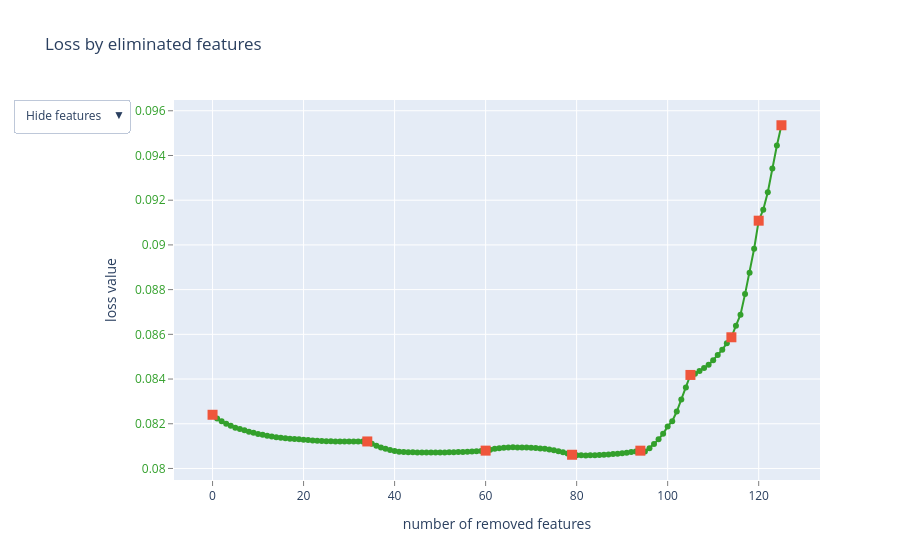

Notebook code for this chart:
### Markdown cell above
## 3. SHAP-based feature selection

CatBoost recursively removes weak features using SHAP values and keeps the selected feature names in `selected_features`. The next cell uses this list for tuning and final training.

### Code cell
# CatBoost SHAP-based recursive feature selection.
# The final selected feature list is reused in the tuning cell below.
selector_model = CatBoostClassifier(
    iterations=4000,
    learning_rate=0.03,
    depth=5,
    l2_leaf_reg=5,
    loss_function="Logloss",
    eval_metric="Logloss",
    auto_class_weights="Balanced",
    random_seed=RANDOM_STATE,
    od_type="Iter",
    od_wait=150,
    verbose=200,
)

summary = selector_model.select_features(
    train_pool,
    eval_set=val_pool,
    features_for_select=list(X.columns),
    num_features_to_select=15,
    steps=8,
    algorithm=EFeaturesSelectionAlgorithm.RecursiveByShapValues,
    shap_calc_type=EShapCalcType.Regular,
    train_final_model=True,
    logging_level="Verbose",
    plot=True,
)

selected_features = summary["selected_features_names"]
selected_features

### Figure 1 — Plotly figure (JSON) as saved in the notebook; plotly's stock layout.template omitted (floating-point values rounded to 4 significant figures)
{"data": [{"line": {"color": "rgb(51,160,44)"}, "mode": "lines+markers", "name": "", "text": ["", "pX_deltaEta2", "p_Eratio", "pX_topoetcone20ptCorrection", "pX_barys1", "pX_E3x5_Lr3", "pX_widths1", "pX_nCells_Lr1_MedG", "pX_E_Lr3_HiG", "pX_poscs2", "pX_maxEcell_x", "pX_e233", "pX_neflowisol30", "pX_ptcone30", "p_eta", "pX_maxEcell_time", "pX_E7x11_Lr0", "pX_deltaPhiRescaled3", "pX_poscs1", "pX_E5x7_Lr3", "pX_etcone30", "pX_neflowisol20", "pX_neflowisol40", "pX_e1152", "pX_emaxs1", "pX_pos", "pX_deltaEta3", "pX_E_Lr2_MedG", "pX_OQ", "pX_nCells_Lr0_HiG", "pX_E_Lr0_MedG", "pX_nCells_Lr1_LowG", "pX_nCells_Lr0_MedG", "pX_nCells_Lr2_LowG", "pX_nCells_Lr3_MedG", "pX_topoetcone40ptCorrection", "p_Rhad1", "pX_f1core", "p_etcone30", "pX_E7x11_Lr2", "pX_neflowisolcoreConeEnergyCorrection", "pX_fracs1", "pX_maxEcell_energy", "pX_deltaPhi0", "pX_maxEcell_gain", "p_phi", "pX_E7x7_Lr0", "pX_e235", "pX_E_Lr1_LowG", "pX_E_Lr2_LowG", "pX_nCells_Lr2_MedG", "pX_E_Lr3_MedG", "pX_E7x7_Lr3", "pX_e255", "pX_asy1", "pX_maxEcell_y", "pX_nCells_Lr3_HiG", "pX_etcone40", "pX_ecore", "pX_e237", "pX_E5x7_Lr0", "pX_DeltaE", "pX_topoetconecoreConeEnergyCorrection", "pX_deltaPhi1", "pX_f3core", "pX_ptvarcone20", "pX_emins1", "pX_topoetcone30ptCorrection", "pX_e132", "pX_E3x5_Lr2", "pX_e2tsts1", "pX_deltaPhiRescaled0", "pX_ptvarcone40", "pX_weta1", "averageInteractionsPerCrossing", "pX_ptcone20", "p_Rphi", "pX_E7x7_Lr2", "pX_maxEcell_z", "pX_topoetcone40", "pX_E7x7_Lr1", "p_deltaPhiRescaled2", "p_ptcone30", "pX_E7x11_Lr1", "p_TRTTrackOccupancy", "pX_E7x11_Lr3", "pX_nCells_Lr2_HiG", "pX_e2ts1", "pX_deltaPhi3", "pX_ptvarcone30", "pX_pos7", "pX_E3x5_Lr0", "pX_nCells_Lr1_HiG", "pX_deltaPhi2", "pX_r33over37allcalo", "pX_ptcone40", "pX_E_Lr1_HiG", "pX_etcone20", "pX_deltaEta0", "p_z0", "pX_E_Lr1_MedG", "pX_E_Lr2_HiG", "p_etcone40", "p_numberOfSCTHits", "pX_author", "p_numberOfTRTXenonHits", "pX_topoetcone20", "pX_E5x7_Lr1", "p_Reta", "pX_E_Lr0_HiG", "p_ptcone20", "pX_ehad1", "p_vertex", "p_numberOfTRTHits", "p_weta2", "pX_wtots1", "p_f1", "pX_deltaPhiRescaled1", "pX_deltaPhiFromLastMeasurement", "pX_topoetcone30", "pX_ptconecoreTrackPtrCorrection", "pX_deltaEta1", "p_numberOfPixelHits", "p_f3", "pX_core57cellsEnergyCorrection", "pX_E5x7_Lr2"], "type": "scatter", "x": [0, 1, 2, 3, 4, 5, 6, 7, 8, 9, 10, 11, 12, 13, 14, 15, 16, 17, 18, 19, 20, 21, 22, 23, 24, 25, 26, 27, 28, 29, 30, 31, 32, 33, 34, 35, 36, 37, 38, 39, 40, 41, 42, 43, 44, 45, 46, 47, 48, 49, 50, 51, 52, 53, 54, 55, 56, 57, 58, 59, 60, 61, 62, 63, 64, 65, 66, 67, 68, 69, 70, 71, 72, 73, 74, 75, 76, 77, 78, 79, 80, 81, 82, 83, 84, 85, 86, 87, 88, 89, 90, 91, 92, 93, 94, 95, 96, 97, 98, 99, 100, 101, 102, 103, 104, 105, 106, 107, 108, 109, 110, 111, 112, 113, 114, 115, 116, 117, 118, 119, 120, 121, 122, 123, 124, 125], "y": [0.0824, 0.08224, 0.08211, 0.082, 0.08191, 0.08183, 0.08177, 0.08171, 0.08165, 0.08159, 0.08155, 0.0815, 0.08146, 0.08143, 0.0814, 0.08137, 0.08135, 0.08133, 0.08132, 0.0813, 0.08129, 0.08127, 0.08125, 0.08124, 0.08123, 0.08122, 0.08121, 0.08121, 0.08121, 0.08121, 0.08121, 0.08121, 0.08121, 0.08121, 0.08121, 0.0811, 0.08102, 0.08094, 0.08088, 0.08082, 0.08078, 0.08075, 0.08074, 0.08073, 0.08072, 0.08072, 0.08072, 0.08072, 0.08072, 0.08072, 0.08072, 0.08072, 0.08072, 0.08073, 0.08073, 0.08074, 0.08075, 0.08076, 0.08077, 0.08078, 0.0808, 0.08084, 0.08088, 0.08091, 0.08093, 0.08094, 0.08095, 0.08094, 0.08093, 0.08093, 0.08092, 0.08091, 0.0809, 0.08088, 0.08085, 0.08081, 0.08077, 0.08073, 0.08067, 0.08061, 0.0806, 0.08059, 0.08058, 0.08059, 0.08059, 0.0806, 0.08061, 0.08062, 0.08064, 0.08066, 0.08068, 0.08071, 0.08074, 0.08076, 0.0808, 0.08076, 0.08091, 0.08109, 0.08131, 0.08155, 0.08188, 0.08212, 0.08255, 0.08308, 0.08362, 0.08418, 0.08423, 0.08436, 0.08449, 0.08464, 0.08484, 0.08508, 0.08531, 0.08561, 0.08587, 0.08639, 0.08688, 0.0878, 0.08875, 0.08983, 0.09108, 0.09157, 0.09236, 0.09342, 0.09445, 0.09535]}, {"marker": {"size": 10, "symbol": "square"}, "mode": "markers", "name": "", "text": ["", "pX_nCells_Lr3_MedG", "pX_E5x7_Lr0", "pX_topoetcone40", "pX_r33over37allcalo", "p_numberOfTRTXenonHits", "p_weta2", "pX_ptconecoreTrackPtrCorrection", "pX_E5x7_Lr2"], "type": "scatter", "x": [0, 34, 60, 79, 94, 105, 114, 120, 125], "y": [0.0824, 0.08121, 0.0808, 0.08061, 0.0808, 0.08418, 0.08587, 0.09108, 0.09535]}, {"mode": "text", "name": "", "text": ["", "51", "7", "106", "47", "125", "113", "83", "40", "96", "76", "115", "90", "98", "137", "75", "130", "60", "95", "129", "69", "89", "91", "61", "119", "93", "52", "39", "43", "79", "33", "82", "80", "85", "88", "110", "1", "71", "23", "132", "92", "120", "73", "53", "74", "138", "134", "63", "35", "38", "86", "41", "31", "64", "45", "77", "87", "70", "66", "116", "126", "121", "111", "54", "72", "101", "67", "108", "62", "124", "117", "58", "103", "112", "0", "97", "5", "30", "78", "109", "135", "21", "26", "131", "14", "133", "84", "65", "56", "102", "94", "122", "81", "55", "104", "99", "34", "68", "49", "16", "36", "37", "24", "12", "46", "15", "105", "127", "6", "32", "25", "118", "29", "13", "4", "114", "8", "59", "57", "107", "100", "50", "11", "3", "48", "128"], "textfont": {"color": "rgb(51,160,44)", "family": "sans serif", "size": 18}, "textposition": "bottom center", "type": "scatter", "visible": false, "x": [0, 1, 2, 3, 4, 5, 6, 7, 8, 9, 10, 11, 12, 13, 14, 15, 16, 17, 18, 19, 20, 21, 22, 23, 24, 25, 26, 27, 28, 29, 30, 31, 32, 33, 34, 35, 36, 37, 38, 39, 40, 41, 42, 43, 44, 45, 46, 47, 48, 49, 50, 51, 52, 53, 54, 55, 56, 57, 58, 59, 60, 61, 62, 63, 64, 65, 66, 67, 68, 69, 70, 71, 72, 73, 74, 75, 76, 77, 78, 79, 80, 81, 82, 83, 84, 85, 86, 87, 88, 89, 90, 91, 92, 93, 94, 95, 96, 97, 98, 99, 100, 101, 102, 103, 104, 105, 106, 107, 108, 109, 110, 111, 112, 113, 114, 115, 116, 117, 118, 119, 120, 121, 122, 123, 124, 125], "y": [0.0824, 0.08224, 0.08211, 0.082, 0.08191, 0.08183, 0.08177, 0.08171, 0.08165, 0.08159, 0.08155, 0.0815, 0.08146, 0.08143, 0.0814, 0.08137, 0.08135, 0.08133, 0.08132, 0.0813, 0.08129, 0.08127, 0.08125, 0.08124, 0.08123, 0.08122, 0.08121, 0.08121, 0.08121, 0.08121, 0.08121, 0.08121, 0.08121, 0.08121, 0.08121, 0.0811, 0.08102, 0.08094, 0.08088, 0.08082, 0.08078, 0.08075, 0.08074, 0.08073, 0.08072, 0.08072, 0.08072, 0.08072, 0.08072, 0.08072, 0.08072, 0.08072, 0.08072, 0.08073, 0.08073, 0.08074, 0.08075, 0.08076, 0.08077, 0.08078, 0.0808, 0.08084, 0.08088, 0.08091, 0.08093, 0.08094, 0.08095, 0.08094, 0.08093, 0.08093, 0.08092, 0.08091, 0.0809, 0.08088, 0.08085, 0.08081, 0.08077, 0.08073, 0.08067, 0.08061, 0.0806, 0.08059, 0.08058, 0.08059, 0.08059, 0.0806, 0.08061, 0.08062, 0.08064, 0.08066, 0.08068, 0.08071, 0.08074, 0.08076, 0.0808, 0.08076, 0.08091, 0.08109, 0.08131, 0.08155, 0.08188, 0.08212, 0.08255, 0.08308, 0.08362, 0.08418, 0.08423, 0.08436, 0.08449, 0.08464, 0.08484, 0.08508, 0.08531, 0.08561, 0.08587, 0.08639, 0.08688, 0.0878, 0.08875, 0.08983, 0.09108, 0.09157, 0.09236, 0.09342, 0.09445, 0.09535]}, {"mode": "text", "name": "", "text": ["", "pX_deltaEta2", "p_Eratio", "pX_topoetcone20ptCorrection", "pX_barys1", "pX_E3x5_Lr3", "pX_widths1", "pX_nCells_Lr1_MedG", "pX_E_Lr3_HiG", "pX_poscs2", "pX_maxEcell_x", "pX_e233", "pX_neflowisol30", "pX_ptcone30", "p_eta", "pX_maxEcell_time", "pX_E7x11_Lr0", "pX_deltaPhiRescaled3", "pX_poscs1", "pX_E5x7_Lr3", "pX_etcone30", "pX_neflowisol20", "pX_neflowisol40", "pX_e1152", "pX_emaxs1", "pX_pos", "pX_deltaEta3", "pX_E_Lr2_MedG", "pX_OQ", "pX_nCells_Lr0_HiG", "pX_E_Lr0_MedG", "pX_nCells_Lr1_LowG", "pX_nCells_Lr0_MedG", "pX_nCells_Lr2_LowG", "pX_nCells_Lr3_MedG", "pX_topoetcone40ptCorrection", "p_Rhad1", "pX_f1core", "p_etcone30", "pX_E7x11_Lr2", "pX_neflowisolcoreConeEnergyCorrection", "pX_fracs1", "pX_maxEcell_energy", "pX_deltaPhi0", "pX_maxEcell_gain", "p_phi", "pX_E7x7_Lr0", "pX_e235", "pX_E_Lr1_LowG", "pX_E_Lr2_LowG", "pX_nCells_Lr2_MedG", "pX_E_Lr3_MedG", "pX_E7x7_Lr3", "pX_e255", "pX_asy1", "pX_maxEcell_y", "pX_nCells_Lr3_HiG", "pX_etcone40", "pX_ecore", "pX_e237", "pX_E5x7_Lr0", "pX_DeltaE", "pX_topoetconecoreConeEnergyCorrection", "pX_deltaPhi1", "pX_f3core", "pX_ptvarcone20", "pX_emins1", "pX_topoetcone30ptCorrection", "pX_e132", "pX_E3x5_Lr2", "pX_e2tsts1", "pX_deltaPhiRescaled0", "pX_ptvarcone40", "pX_weta1", "averageInteractionsPerCrossing", "pX_ptcone20", "p_Rphi", "pX_E7x7_Lr2", "pX_maxEcell_z", "pX_topoetcone40", "pX_E7x7_Lr1", "p_deltaPhiRescaled2", "p_ptcone30", "pX_E7x11_Lr1", "p_TRTTrackOccupancy", "pX_E7x11_Lr3", "pX_nCells_Lr2_HiG", "pX_e2ts1", "pX_deltaPhi3", "pX_ptvarcone30", "pX_pos7", "pX_E3x5_Lr0", "pX_nCells_Lr1_HiG", "pX_deltaPhi2", "pX_r33over37allcalo", "pX_ptcone40", "pX_E_Lr1_HiG", "pX_etcone20", "pX_deltaEta0", "p_z0", "pX_E_Lr1_MedG", "pX_E_Lr2_HiG", "p_etcone40", "p_numberOfSCTHits", "pX_author", "p_numberOfTRTXenonHits", "pX_topoetcone20", "pX_E5x7_Lr1", "p_Reta", "pX_E_Lr0_HiG", "p_ptcone20", "pX_ehad1", "p_vertex", "p_numberOfTRTHits", "p_weta2", "pX_wtots1", "p_f1", "pX_deltaPhiRescaled1", "pX_deltaPhiFromLastMeasurement", "pX_topoetcone30", "pX_ptconecoreTrackPtrCorrection", "pX_deltaEta1", "p_numberOfPixelHits", "p_f3", "pX_core57cellsEnergyCorrection", "pX_E5x7_Lr2"], "textfont": {"color": "rgb(51,160,44)", "family": "sans serif", "size": 18}, "textposition": "bottom center", "type": "scatter", "visible": false, "x": [0, 1, 2, 3, 4, 5, 6, 7, 8, 9, 10, 11, 12, 13, 14, 15, 16, 17, 18, 19, 20, 21, 22, 23, 24, 25, 26, 27, 28, 29, 30, 31, 32, 33, 34, 35, 36, 37, 38, 39, 40, 41, 42, 43, 44, 45, 46, 47, 48, 49, 50, 51, 52, 53, 54, 55, 56, 57, 58, 59, 60, 61, 62, 63, 64, 65, 66, 67, 68, 69, 70, 71, 72, 73, 74, 75, 76, 77, 78, 79, 80, 81, 82, 83, 84, 85, 86, 87, 88, 89, 90, 91, 92, 93, 94, 95, 96, 97, 98, 99, 100, 101, 102, 103, 104, 105, 106, 107, 108, 109, 110, 111, 112, 113, 114, 115, 116, 117, 118, 119, 120, 121, 122, 123, 124, 125], "y": [0.0824, 0.08224, 0.08211, 0.082, 0.08191, 0.08183, 0.08177, 0.08171, 0.08165, 0.08159, 0.08155, 0.0815, 0.08146, 0.08143, 0.0814, 0.08137, 0.08135, 0.08133, 0.08132, 0.0813, 0.08129, 0.08127, 0.08125, 0.08124, 0.08123, 0.08122, 0.08121, 0.08121, 0.08121, 0.08121, 0.08121, 0.08121, 0.08121, 0.08121, 0.08121, 0.0811, 0.08102, 0.08094, 0.08088, 0.08082, 0.08078, 0.08075, 0.08074, 0.08073, 0.08072, 0.08072, 0.08072, 0.08072, 0.08072, 0.08072, 0.08072, 0.08072, 0.08072, 0.08073, 0.08073, 0.08074, 0.08075, 0.08076, 0.08077, 0.08078, 0.0808, 0.08084, 0.08088, 0.08091, 0.08093, 0.08094, 0.08095, 0.08094, 0.08093, 0.08093, 0.08092, 0.08091, 0.0809, 0.08088, 0.08085, 0.08081, 0.08077, 0.08073, 0.08067, 0.08061, 0.0806, 0.08059, 0.08058, 0.08059, 0.08059, 0.0806, 0.08061, 0.08062, 0.08064, 0.08066, 0.08068, 0.08071, 0.08074, 0.08076, 0.0808, 0.08076, 0.08091, 0.08109, 0.08131, 0.08155, 0.08188, 0.08212, 0.08255, 0.08308, 0.08362, 0.08418, 0.08423, 0.08436, 0.08449, 0.08464, 0.08484, 0.08508, 0.08531, 0.08561, 0.08587, 0.08639, 0.08688, 0.0878, 0.08875, 0.08983, 0.09108, 0.09157, 0.09236, 0.09342, 0.09445, 0.09535]}], "layout": {"showlegend": false, "title": {"text": "Loss by eliminated features"}, "updatemenus": [{"active": 0, "buttons": [{"args": [{"visible": [true, true, false, false]}], "label": "Hide features", "method": "update"}, {"args": [{"visible": [true, true, true, false]}], "label": "Show indices", "method": "update"}, {"args": [{"visible": [true, true, false, true]}], "label": "Show names", "method": "update"}], "pad": {"r": 10, "t": 10}, "showactive": true, "x": -0.25, "xanchor": "left", "y": 1.03, "yanchor": "top"}], "xaxis": {"gridcolor": "rgb(255,255,255)", "showgrid": true, "showline": false, "showticklabels": true, "tickcolor": "rgb(127,127,127)", "ticks": "outside", "title": {"text": "number of removed features"}, "zeroline": false}, "yaxis": {"gridcolor": "rgb(255,255,255)", "showgrid": true, "showline": false, "showticklabels": true, "tickcolor": "rgb(127,127,127)", "tickfont": {"color": "rgb(51,160,44)"}, "ticks": "outside", "title": {"text": "loss value"}, "zeroline": false}}}
